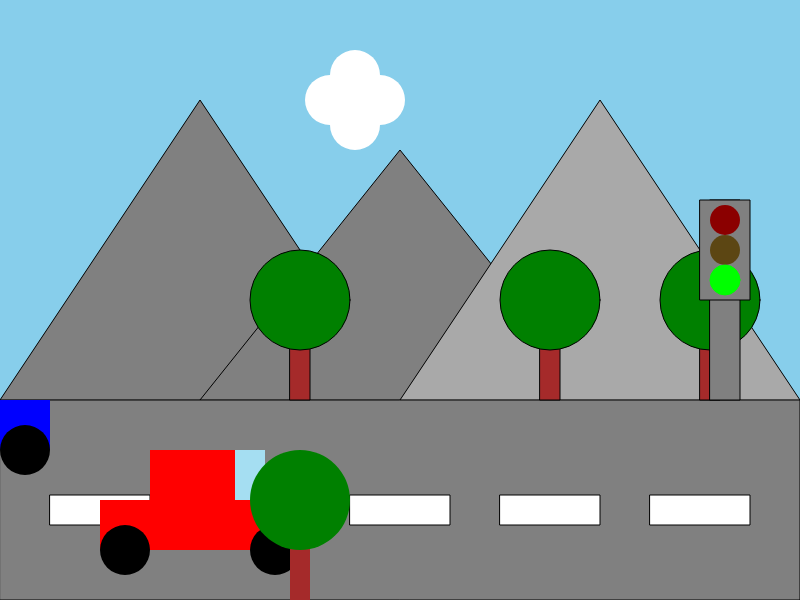
Frame 1 (no input)
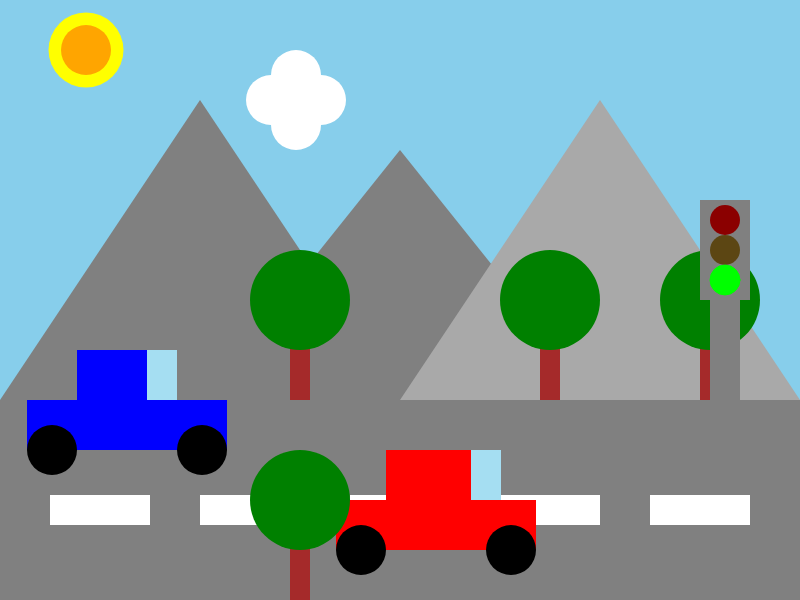
Frame 60 (no input)
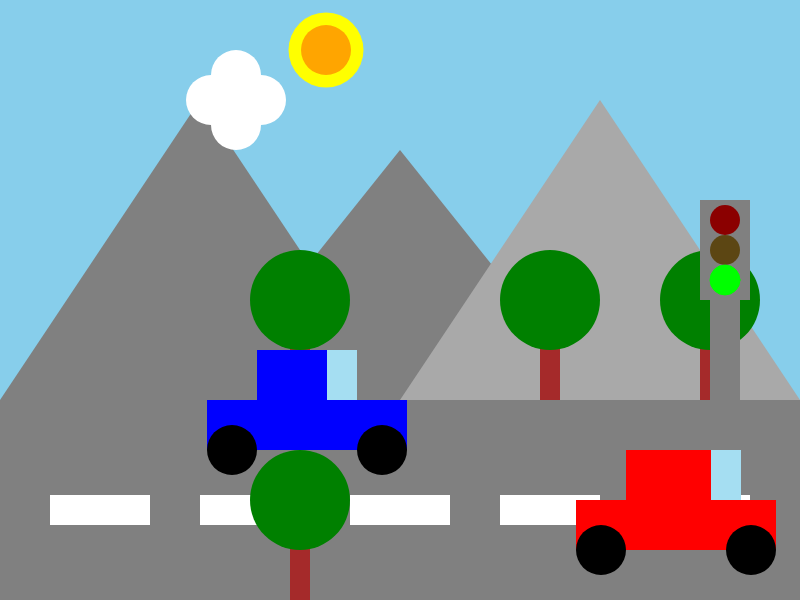
Frame 120 (the mouse pressed at the canvas centre since frame 60)

The p5.js sketch that drew these frames (run headless with seeded random() and noise() and a simulated clock; from frame 60 on, the mouse is pressed at the canvas centre):

// p5.js sketch
// ── sketch.js
let auto = 0
auto+=-150
let auto2 = 0
auto2+=100

//sun

let sun = 0
sun+=-150

let cloud1 = 0
cloud1+=-150

let cloud2 = 0
cloud2+=150

let light = 2

function setup() {
  createCanvas(800, 600);
}

function draw() {
  background('skyblue');
  fill("green");
  rect(0, 400, 800, 200);


  //mountains
  fill("gray");
  triangle(0, 400, 200, 100, 400, 400);
  triangle(200, 400, 400, 150, 600, 400);
  fill("darkgray");
  triangle(400, 400, 600, 100, 800, 400);


  //road
  fill("gray");
  rect(0, 400, 800, 200);
  fill("white");
  rect(50, 495, 100, 30);
  rect(200, 495, 100, 30);
  rect(350, 495, 100, 30);
  rect(500, 495, 100, 30);
  rect(650, 495, 100, 30);


  //tree
  fill("brown");
  rect(700, 300, 20, 100);
  fill("green");
  circle(710, 300, 100);
    fill("brown");
  rect(540, 300, 20, 100);
  fill("green");
  circle(550, 300, 100);
    fill("brown");
  rect(290, 300, 20, 100);
  fill("green");
  circle(300, 300, 100);


  //traffic light
  fill("gray");
  rect(710, 200, 30, 200);
  rect(700, 200, 50, 100);
  if (light===0) {
    fill("red");
    stroke(255, 0, 0);
  } else{
  fill("darkred");
  noStroke();
  }
  circle(725, 220, 30);
  if (light===1) {
    fill("yellow");
    stroke(255, 255, 0);
  } else{
  fill(92, 70, 19);
  noStroke();
  }
  circle(725, 250, 30);
  if (light===2) {
    fill(0, 255, 0);
    stroke(0, 255, 0);
  } else{
    fill("darkgreen");
    noStroke();
  }
  circle(725, 280, 30);

  noStroke();
  //sun
  fill("yellow");
  circle(sun, 50, 75);
  fill("orange");
  circle(sun, 50, 50);



//car
  fill("blue");
  rect(auto + 50, 350, 100, 50);
  rect(auto, 400, 200, 50);
  fill("black");
  circle(auto + 25, 450, 50);
  circle(auto + 175, 450, 50);
  fill("skyblue");
  fill("gray");
  circle("auto" + 25, 550, 30);
  circle("auto" + 175, 500, 30);
  //glass
  fill(165, 222, 242, 1000);
  rect(auto + 120, 350, 30, 50);

  //car2
  fill("red");
  rect(auto2 +50, 450, 100, 50);
  rect(auto2, 500, 200, 50);
  fill("black");
  circle(auto2 + 25, 550, 50);
  circle(auto2 + 175, 550, 50);
 fill(165, 222, 242, 1000);
  rect(auto2 + 135, 450, 30, 50);
  
  //clouds
  noStroke();
  fill("white");
  circle(cloud1, 100, 50);
  circle(cloud1 + 50, 100, 50);
  circle(cloud1 + 25, 75, 50);
  circle(cloud1 + 25, 125, 50);

  //cloud2
  noStroke();
  fill("white");
  circle(cloud2 + 180, 100, 50);
  circle(cloud2 + 230, 100, 50);
  circle(cloud2 + 205, 75, 50);
  circle(cloud2 + 205, 125, 50);

    fill("brown");
  rect(290, 500, 20, 100);
  fill("green");
  circle(300, 500, 100);

 
  


if (auto > 800) {
  auto = -200;
}
if (auto2 > 800) {
  auto2 = -200;

  if (cloud1 > 0) {
  cloud1 = 800;
}


  if (sun > 800) {
  }
    sun = -100;
}
if(light===0) {
  auto+=0;
  auto2+=0;
}
else if (light===1) {
  auto+=1.5;
  auto2+=2;
}
else {
auto+=3
auto2+=4
}
sun+=4
cloud1+=-1
cloud2+=-1


}

function keyPressed() {
  if(key === 'Enter') {
    if(light===0) {
      light=2;
    }
    else {
      light = light - 1;
    }
  }
}
